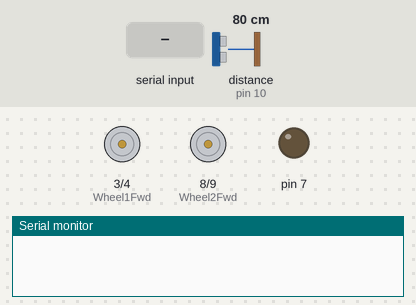
The sketch below on a simulated Arduino Uno, built with avr-gcc and run on an emulated ATmega328P. Parts: motor-driver pin pairs drawn as motors (green arrow = first pin HIGH = forward, orange = second pin HIGH = backward, longer = more drive), output pins drawn as LEDs (lit = HIGH), the last lines printed to the serial monitor. Inputs (shaded band) come from the test bench; at power-on: distance to the obstacle (sensor on pin 10) 80 cm. The echo pulse lasts 58.3 µs per cm; pins used as bus, display or sensor lines are not drawn.

Above: at 1.2 s.
1.3 s: "F" received over the second serial link
At 1.37 s:
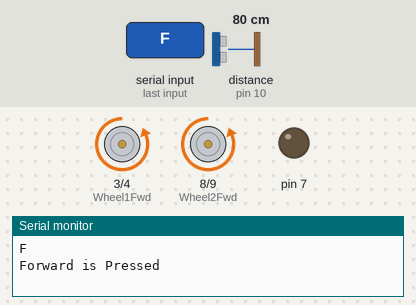
2.9 s: "B" received over the second serial link
At 2.97 s:
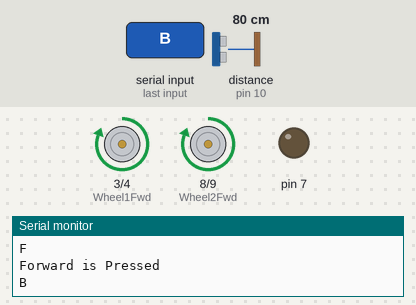
4.5 s: "R" received over the second serial link
At 4.57 s:
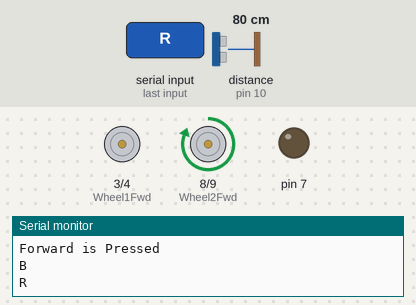
6.1 s: "L" received over the second serial link
At 6.17 s:
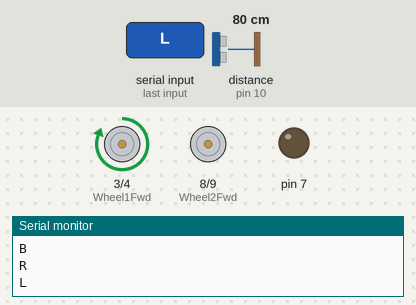
Timing chart, 0 to 8.7 s (numbered marks = the images above; inputs shaded):
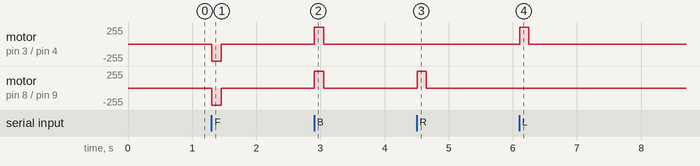

Measured:
- after the input at 1.3 s, motor on pin 3 (Wheel1Fwd) / pin 4 (Wheel1Bwd), motor on pin 8 (Wheel2Fwd) / pin 9 (Wheel2Bwd): stopped → backward 255/255 at once, → stopped 0.14 s later
- after the input at 2.9 s, motor on pin 3 (Wheel1Fwd) / pin 4 (Wheel1Bwd), motor on pin 8 (Wheel2Fwd) / pin 9 (Wheel2Bwd): stopped → forward 255/255 at once, → stopped 0.14 s later
- after the input at 4.5 s, motor on pin 8 (Wheel2Fwd) / pin 9 (Wheel2Bwd): stopped → forward 255/255 at once, → stopped 0.14 s later
- after the input at 6.1 s, motor on pin 3 (Wheel1Fwd) / pin 4 (Wheel1Bwd): stopped → forward 255/255 at once, → stopped 0.14 s later

The sketch:

Bluetoothl_communication.ino
```cpp
#include<SoftwareSerial.h>
const int trigPin = 11;
const int echoPin = 10;
SoftwareSerial mySerial(12,13);
int Wheel1Fwd=3;
int Wheel1Bwd=4;
int Wheel2Fwd=8;
int Wheel2Bwd=9;
/*int enable1Pin = 8;
int enable2Pin = 9;*/


void MoveFwd(){

  digitalWrite(Wheel1Fwd,LOW);
    digitalWrite(Wheel1Bwd,HIGH);
      digitalWrite(Wheel2Fwd,LOW);
        digitalWrite(Wheel2Bwd,HIGH);
}
void MoveBwd(){

  digitalWrite(Wheel1Fwd,HIGH);
    digitalWrite(Wheel1Bwd,LOW);
      digitalWrite(Wheel2Fwd,HIGH);
        digitalWrite(Wheel2Bwd,LOW);
}
void MoveLeft(){
  digitalWrite(Wheel1Fwd,HIGH);
    digitalWrite(Wheel1Bwd,LOW);
      digitalWrite(Wheel2Fwd,LOW);
        digitalWrite(Wheel2Bwd,LOW);
}

void MoveRight(){
  digitalWrite(Wheel1Fwd,LOW);
    digitalWrite(Wheel1Bwd,LOW);
      digitalWrite(Wheel2Fwd,HIGH);
        digitalWrite(Wheel2Bwd,LOW);
}
void Stop(){

  digitalWrite(Wheel1Fwd,LOW);
    digitalWrite(Wheel1Bwd,LOW);
      digitalWrite(Wheel2Fwd,LOW);
        digitalWrite(Wheel2Bwd,LOW);

}


void setup() {
   pinMode(7, OUTPUT);
  Serial.begin(9600);
   pinMode(trigPin, OUTPUT);
  pinMode(echoPin, INPUT);
pinMode(Wheel1Fwd,OUTPUT);
pinMode(Wheel1Bwd,OUTPUT);
pinMode(Wheel2Fwd,OUTPUT);
pinMode(Wheel2Bwd,OUTPUT);
   // sets enable1Pin and enable2Pin high so that motor can turn on:
//    digitalWrite(enable1Pin, HIGH);
   // digitalWrite(enable2Pin, HIGH);
  mySerial.begin(128000);
}
long duration, distance;
int t1,t2;
void loop(){
   //Serial.println("Forward is Pressed");
while(mySerial.available()){
  t1=millis();
  char bt=mySerial.read();
  Serial.println(bt);
  mySerial.println("Hello World");
  digitalWrite(trigPin, LOW);
  delayMicroseconds(2);
  digitalWrite(trigPin, HIGH);
  delayMicroseconds(10);
  digitalWrite(trigPin, LOW);
  duration = pulseIn(echoPin, HIGH);
  distance = duration/58.2;
 // mySerial.write(distance);
  //mySerial.println(distance);
  if(bt=='F')
  {
     Serial.println("Forward is Pressed");
    if(distance>30){
    MoveFwd();

    }
    else{
    Stop();
   digitalWrite(7, HIGH);
  delay(500);
  digitalWrite(7, LOW);
  delay(500);


      }

  }
  if(bt=='B')
  {
    MoveBwd();
    }
  if(bt=='R')
  {
    MoveRight();

     }
  if(bt=='L')
  {
    MoveLeft();


  }

  }
 t2=millis();
 if((t2-t1)>150)
  {
    Stop();
    }

}
```
